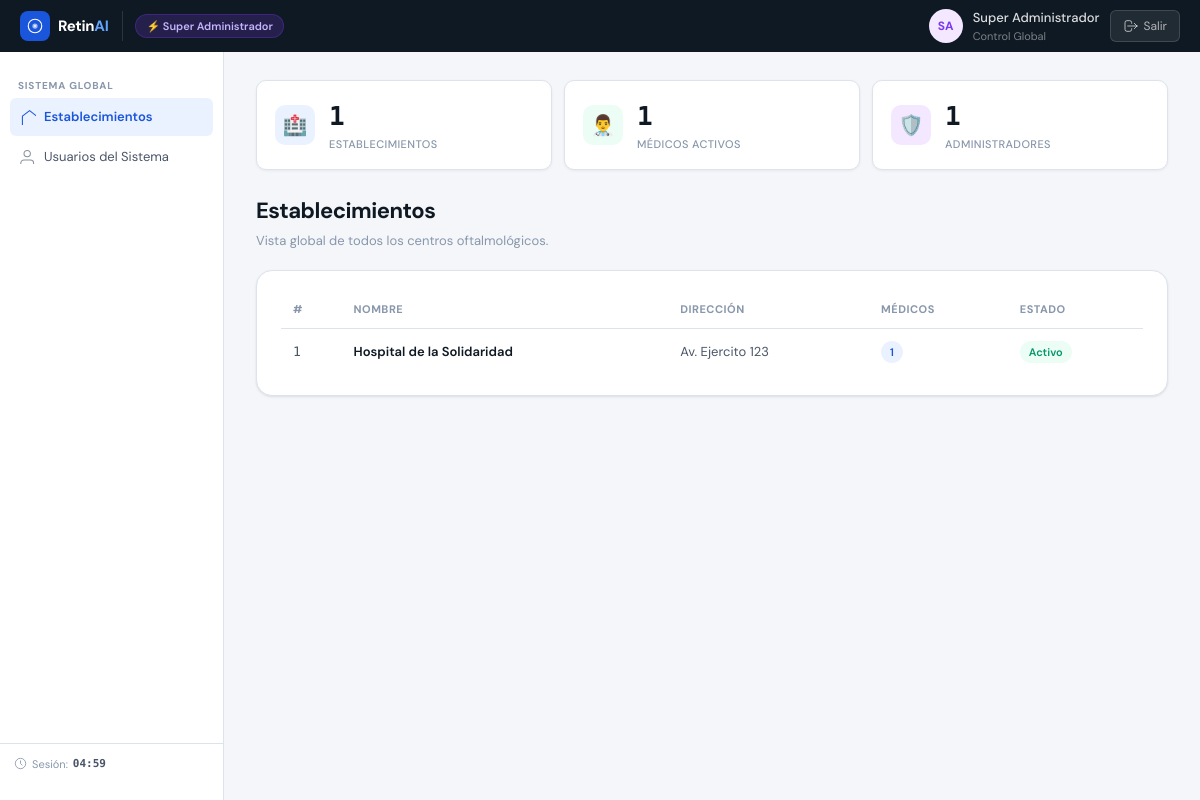
Screenshot of /views/superadmin/index.php (signed in) with the database file from the repository.
### tables this page shows
CREATE TABLE IF NOT EXISTS usuarios (
    id INT AUTO_INCREMENT PRIMARY KEY,
    rol_codigo VARCHAR(20) NOT NULL,  
    establecimiento_id INT NULL,
    nombre VARCHAR(100) NOT NULL,
    correo VARCHAR(100) NOT NULL UNIQUE,
    password VARCHAR(255) NOT NULL,
    cmp VARCHAR(20) NULL,
    especialidad VARCHAR(100) NULL,
    es_password_temporal BOOLEAN DEFAULT FALSE,
    activo BOOLEAN DEFAULT TRUE,
    ultimo_acceso DATETIME NULL,
    FOREIGN KEY (establecimiento_id) REFERENCES establecimientos(id)
     
     
);

CREATE TABLE IF NOT EXISTS establecimientos (
    id INT AUTO_INCREMENT PRIMARY KEY,
    nombre VARCHAR(100) NOT NULL,
    direccion VARCHAR(200)
);

### config/session_guard.php (called while the page is built, shortened)
<?php
function get_base_path() {
    $root = str_replace('\\', '/', realpath(__DIR__ . '/..'));
    $current = str_replace('\\', '/', dirname(realpath($_SERVER['SCRIPT_FILENAME'])));
    $relative = '';
    $curr = $current;
    while (strlen($curr) > strlen($root) && $curr !== $root) {
        $relative .= '../';
        $curr = dirname($curr);
    }
    return $relative ?: './';
}
function current_user() {
    return [
        'id'                  => $_SESSION['user_id'] ?? null,
        'nombre'              => $_SESSION['nombre'] ?? '',
        'rol_codigo'          => $_SESSION['rol_codigo'] ?? '',
        'establecimiento_id'  => $_SESSION['establecimiento_id'] ?? null,
        'es_password_temporal'=> $_SESSION['es_password_temporal'] ?? false,
    ];
}
function get_initials($nombre) {
    $partes = explode(' ', trim($nombre));
    $iniciales = '';
    foreach (array_slice($partes, 0, 2) as $p) {
        $iniciales .= strtoupper(mb_substr($p, 0, 1));
    }
    return $iniciales ?: '?';
}

### views/superadmin/index.php (the view, shortened to what this page needs)
<?php
require_once __DIR__ . '/../../config/session_guard.php';
$user = current_user();
$initials = get_initials($user['nombre']);
$base = get_base_path();
$logout_url = $base . 'controllers/AuthController.php?action=logout';
$role_label   = '⚡ Super Administrador';
$role_class   = 'role-sad';
$avatar_class = 'avatar-sad';
$header_sub   = 'Control Global';
try {
    $db = (new Database())->getConnection();
    $total_establecimientos = $db->query("SELECT COUNT(*) FROM establecimientos")->fetchColumn();
    $total_medicos = $db->query("SELECT COUNT(*) FROM usuarios WHERE rol_codigo='MED' AND activo=1")->fetchColumn();
    $total_admins  = $db->query("SELECT COUNT(*) FROM usuarios WHERE rol_codigo='ADM' AND activo=1")->fetchColumn();
    $establecimientos = $db->query(
        "SELECT e.id, e.nombre, e.direccion,
         COUNT(u.id) AS medicos
         FROM establecimientos e
         LEFT JOIN usuarios u ON u.establecimiento_id=e.id AND u.rol_codigo='MED' AND u.activo=1
         GROUP BY e.id ORDER BY e.nombre"
    )->fetchAll(PDO::FETCH_ASSOC);
    $todos_usuarios = $db->query(
        "SELECT u.nombre, u.correo, u.rol_codigo, u.activo, u.ultimo_acceso,
         e.nombre AS establecimiento
         FROM usuarios u
         LEFT JOIN establecimientos e ON e.id=u.establecimiento_id
         ORDER BY u.rol_codigo, u.nombre"
    )->fetchAll(PDO::FETCH_ASSOC);
} catch(Exception $ex) {
    $total_establecimientos=$total_medicos=$total_admins=0;
    $establecimientos=$todos_usuarios=[];
}
?>
<!DOCTYPE html>
<html lang="es">
<head>
<link rel="stylesheet" href="<?= $base ?>assets/css/dashboard/dashboard.css">
</head>
<body>
<?php require_once __DIR__ . '/../shared/header.php'; ?>
<div class="app-shell">
    <?php require_once __DIR__ . '/../shared/sidebar.php'; ?>
    <main class="main-content">
        <div class="kpi-grid">
            <div class="kpi-card">
                <div class="kpi-icon kpi-blue">🏥</div>
                <div class="kpi-body"><span class="kpi-value"><?= (int)$total_establecimientos ?></span><span class="kpi-label">Establecimientos</span></div>
            </div>
            <div class="kpi-card">
                <div class="kpi-icon kpi-green">👨‍⚕️</div>
                <div class="kpi-body"><span class="kpi-value"><?= (int)$total_medicos ?></span><span class="kpi-label">Médicos Activos</span></div>
            </div>
            <div class="kpi-card">
                <div class="kpi-icon kpi-purple">🛡️</div>
                <div class="kpi-body"><span class="kpi-value"><?= (int)$total_admins ?></span><span class="kpi-label">Administradores</span></div>
            </div>
        </div>
        <section id="establecimientos" class="content-section">
            <div class="section-header">
                <h1 class="page-title">Establecimientos</h1>
                <p class="page-sub">Vista global de todos los centros oftalmológicos.</p>
            </div>
            <div class="card">
                <?php if(empty($establecimientos)): ?>
                <p class="empty-msg">No hay establecimientos registrados.</p>
                <?php else: ?>
                <table class="data-table">
                    <thead><tr><th>#</th><th>Nombre</th><th>Dirección</th><th>Médicos</th><th>Estado</th></tr></thead>
                    <tbody>
                    <?php foreach($establecimientos as $e): ?>
                    <tr>
                        <td class="mono"><?= (int)$e['id'] ?></td>
                        <td><strong><?= htmlspecialchars($e['nombre']) ?></strong></td>
                        <td><?= htmlspecialchars($e['direccion'] ?? '—') ?></td>
                        <td><span class="badge badge-info"><?= (int)$e['medicos'] ?></span></td>
                        <td><span class="badge badge-active">Activo</span></td>
                    </tr>
                    <?php endforeach; ?>
                    </tbody>
                </table>
                <?php endif; ?>
            </div>
        </section>
    </main>
</div>
</body>
</html>

### views/shared/header.php (shortened to what this page needs)
<header class="top-header">
    <div class="header-brand">
        <div class="logo-mark">
            <svg viewBox="0 0 24 24" fill="none"><circle cx="12" cy="12" r="9" stroke="white" stroke-width="1.5"/><circle cx="12" cy="12" r="3.5" fill="white" opacity=".6"/><circle cx="12" cy="12" r="1.2" fill="white"/></svg>
        </div>
        <span class="logo-text">Retin<em>AI</em></span>
    </div>
    <span class="role-pill <?= htmlspecialchars($role_class ?? '') ?>"><?= htmlspecialchars($role_label ?? '') ?></span>
    <div class="header-user">
        <div class="avatar <?= htmlspecialchars($avatar_class ?? '') ?>"><?= htmlspecialchars($initials ?? '') ?></div>
        <div class="user-info">
            <span class="user-name"><?= htmlspecialchars($user['nombre'] ?? '') ?></span>
            <span class="user-role"><?= htmlspecialchars($header_sub ?? '') ?></span>
        </div>
        <a href="<?= $logout_url ?>" class="btn-logout" id="btn-logout">
            <svg viewBox="0 0 24 24" fill="none" width="16" height="16"><path d="M17 16l4-4m0 0l-4-4m4 4H7m6 4v1a3 3 0 01-3 3H6a3 3 0 01-3-3V7a3 3 0 013-3h4a3 3 0 013 3v1" stroke="currentColor" stroke-width="1.5" stroke-linecap="round" stroke-linejoin="round"/></svg>
            Salir
        </a>
    </div>
</header>

### rows the page displays
usuarios: nombre "Super Administrador"
establecimientos: id "1", nombre "Hospital de la Solidaridad", direccion "Av. Ejercito 123", medicos "1"

### other values shown
$role_label "⚡ Super Administrador"
$initials "SA"
$header_sub "Control Global"
$total_establecimientos "1"
$total_medicos "1"
$total_admins "1"
